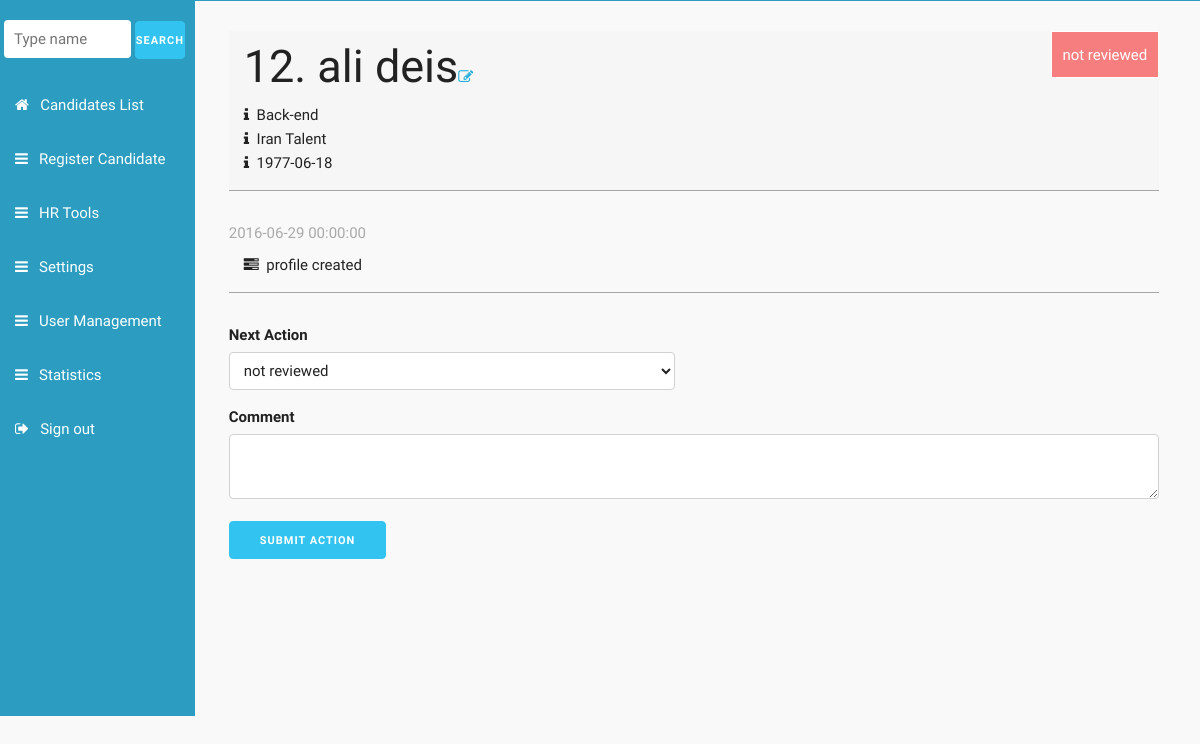
Page /profile.php?id=12 (signed in) on the committed database.
### tables this page shows
CREATE TABLE IF NOT EXISTS `candidates` (
`id` int(11) NOT NULL,
  `name` varchar(255) NOT NULL,
  `birth_date` date NOT NULL,
  `job` int(11) NOT NULL,
  `source` int(11) NOT NULL,
  `resume_path` text NOT NULL,
  `profile` text NOT NULL,
  `create_date` datetime NOT NULL,
  `status_id` int(11) NOT NULL DEFAULT '1'
);

CREATE TABLE IF NOT EXISTS `status` (
`id` int(11) NOT NULL,
  `description` text NOT NULL,
  `color_style` varchar(255) NOT NULL DEFAULT 'status-white'
);

CREATE TABLE IF NOT EXISTS `jobs` (
  `description` varchar(255) NOT NULL,
`id` int(11) NOT NULL
);

CREATE TABLE IF NOT EXISTS `sources` (
`id` int(11) NOT NULL,
  `description` varchar(255) NOT NULL
);

### lib/functions.php (called while the page is built, shortened)
<?php
function status_list(){
    Global $link;
    $result = $link->query("SELECT  * FROM  `status`");
    while ($row = $result->fetch_assoc()) {
       $status[]= $row;
    }
    return $status;
}
function status_name($status_id){
    Global $link;
    $result = $link->query("SELECT  `description` FROM  `status` where `id`= $status_id");
    $description = $result->fetch_assoc();
    return $description;
}
function status_style($status_id){
    Global $link;
    $result = $link->query("SELECT  `color_style` FROM  `status` where `id`= $status_id");
    $description = $result->fetch_assoc();
    return $description;
}
function candidate_profile($id){
    Global $link;
    $result = $link->query("SELECT `candidates`.`id`,`name`,`birth_date`,`profile`,`resume_path`,`jobs`.`description` as job , `sources`.`description` as `source`, `candidates`.`create_date`, `candidates`.`status_id` FROM `candidates` right join `jobs` on `jobs`.`id` = `candidates`.`job` right join `sources` on `sources`.`id` = `candidates`.`source` where `candidates`.`id`='$id'");
    $row = $result->fetch_assoc();
    return $row;
}

### profile.php (the view, shortened to what this page needs)
<?php
require_once('lib/functions.php');
$candidate_profile=candidate_profile($_GET['id']);
?>
<?php
require_once("menu.php");
?>
<?php
    echo '<div class="row box-container" style="background: #f6f6f6;padding-left: 1em;">';
    echo '<span class="profile-name">'.$candidate_profile['id'].". ".$candidate_profile['name'].'</span>';
    $status_name = status_name($candidate_profile['status_id']);
    $status_style = status_style($candidate_profile['status_id']);
    echo '<a href="edit-candidate.php?id='.$_GET['id'].'"><i class="fa fa-edit fa-padding" aria-hidden="true"></i></a>';
    echo '<span class="status candidate-status '.$status_style['color_style'].'">'.$status_name['description'].'</span>';
    echo '<span class="profile">'.
         '<i class="fa fa-info fa-padding" aria-hidden="true"></i>'.
        $candidate_profile['job'].
        '</span>';
    echo '<span class="profile">'.
         '<i class="fa fa-info fa-padding" aria-hidden="true"></i>'.
         $candidate_profile['source'].
         '</span>';
    echo '<span class="profile">'.
         '<i class="fa fa-info fa-padding" aria-hidden="true"></i>'.
         $candidate_profile['birth_date'].
         '</span>';
echo '</div>';
?>
    <?php
    echo '<div class="box-container">';
    echo '<span class="history-date">'.$candidate_profile['create_date'].' </span>';
    echo '<span class="history-title"><i class="fa fa-tasks fa-padding" aria-hidden="true"></i>profile created</span>';
    echo '</div>';
    ?>
<form method="post">
    <div class="row">
        <div class="six columns">
            <label for="next_action">Next Action</label>
            <select class="u-full-width" id="status_id" name="status_id">
                <?php
                $status_list=status_list();
                for($i=0;$i<count($status_list);$i++){
                    echo '<option value="'.$status_list[$i]['id'].'">'.$status_list[$i]['description'].'</option>';
                }
                ?>
            </select>
        </div>
    </div>
    <label for="comment">Comment</label>
    <textarea class="u-full-width"  id="comment" name="comment"></textarea>
    <input class="button-primary" name="submit-action" value="submit action" type="submit">
</form>
</div>
</body>
</html>

### css/skeleton.css (style rules this page uses)
.column, .columns { width: 100%; float: left; box-sizing: border-box; }
@media (min-width: 550px) { .column, .columns { margin-left: 4%; } }
@media (min-width: 550px) { .column:first-child, .columns:first-child { margin-left: 0; } }
@media (min-width: 550px) { .six.columns { width: 48%; } }
html { font-size: 62.5%; }
body { font-size: 1.5em; line-height: 1.6; font-weight: 400; font-family: "Raleway", "HelveticaNeue", "Helvetica Neue", Helvetica, Arial, sans-serif; color: #222; }
a { color: #1EAEDB; }
.button, button, input[type="submit"], input[type="reset"], input[type="button"] { display: inline-block; height: 38px; padding: 0 30px; color: #555; text-align: center; font-size: 11px; font-weight: 600; line-height: 38px; letter-spacing: .1rem; text-transform: uppercase; text-decoration: none; white-space: nowrap; background-color: transparent; border-radius: 4px; border: 1px solid #bbb; cursor: pointer; box-sizing: border-box; }
.button.button-primary, button.button-primary, input[type="submit"].button-primary, input[type="reset"].button-primary, input[type="button"].button-primary { color: #FFF; background-color: #33C3F0; border-color: #33C3F0; }
input[type="email"], input[type="number"], input[type="search"], input[type="text"], input[type="tel"], input[type="url"], input[type="password"], textarea, select { height: 38px; padding: 6px 10px; background-color: #fff; border: 1px solid #D1D1D1; border-radius: 4px; box-shadow: none; box-sizing: border-box; }
input[type="email"], input[type="number"], input[type="search"], input[type="text"], input[type="tel"], input[type="url"], input[type="password"], textarea { -webkit-appearance: none; -moz-appearance: none; appearance: none; }
textarea { min-height: 65px; padding-top: 6px; padding-bottom: 6px; }
label, legend { display: block; margin-bottom: .5rem; font-weight: 600; }
input, textarea, select, fieldset { margin-bottom: 1.5rem; }
pre, blockquote, dl, figure, table, p, ul, ol, form { margin-bottom: 2.5rem; }
.u-full-width { width: 100%; box-sizing: border-box; }
.container:after, .row:after, .u-cf { content: ""; display: table; clear: both; }

### css/style.css (style rules this page uses)
body { font-family: 'Palanquin', sans-serif; background: rgb(249, 249, 249) none repeat scroll 0% 0%; border-top: 0.8px solid #2C9DC0; }
a { text-decoration: none; }
.fa-padding { padding-right: 0.5em; }
.profile { display: block; }
.profile-name { font-size: 3em; }
.box-container { border-bottom: 1px #a8a5a5 solid; padding-bottom: 1em; margin-bottom: 2em; }
.history-title { display: block; padding-left: 1em; padding-top: 0.5em; }
.history-date { color: rgb(170, 170, 170); }
.status { display: inline-block; padding: 0.7em; float:right; }
.candidate-status { border: 1px solid white; color: white; }
.status-red { background: rgb(246, 126, 126) none repeat scroll 0% 0%; }

### rows in the picture
candidates: id "12", name "ali deis", jobs.description "Back-end", sources.description "Iran Talent", birth_date "1977-06-18", create_date "2016-06-29 00:00:00"
status: description "not reviewed"

### other values in the picture
form field status_id "not reviewed"
